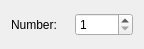
<?xml version="1.0" encoding="UTF-8"?>
<ui version="4.0">
 <class>CircleConcentricThrough</class>
 <widget class="QWidget" name="CircleConcentricThrough">
  <property name="geometry">
   <rect>
    <x>0</x>
    <y>0</y>
    <width>144</width>
    <height>49</height>
   </rect>
  </property>
  <layout class="QHBoxLayout">
   <item>
    <widget class="QLabel" name="label_2">
     <property name="text">
      <string>Number:</string>
     </property>
     <property name="buddy">
      <cstring>Number</cstring>
     </property>
    </widget>
   </item>
   <item>
    <widget class="QSpinBox" name="Number">
     <property name="minimum">
      <number>1</number>
     </property>
    </widget>
   </item>
  </layout>
 </widget>
 <resources/>
 <connections/>
</ui>
